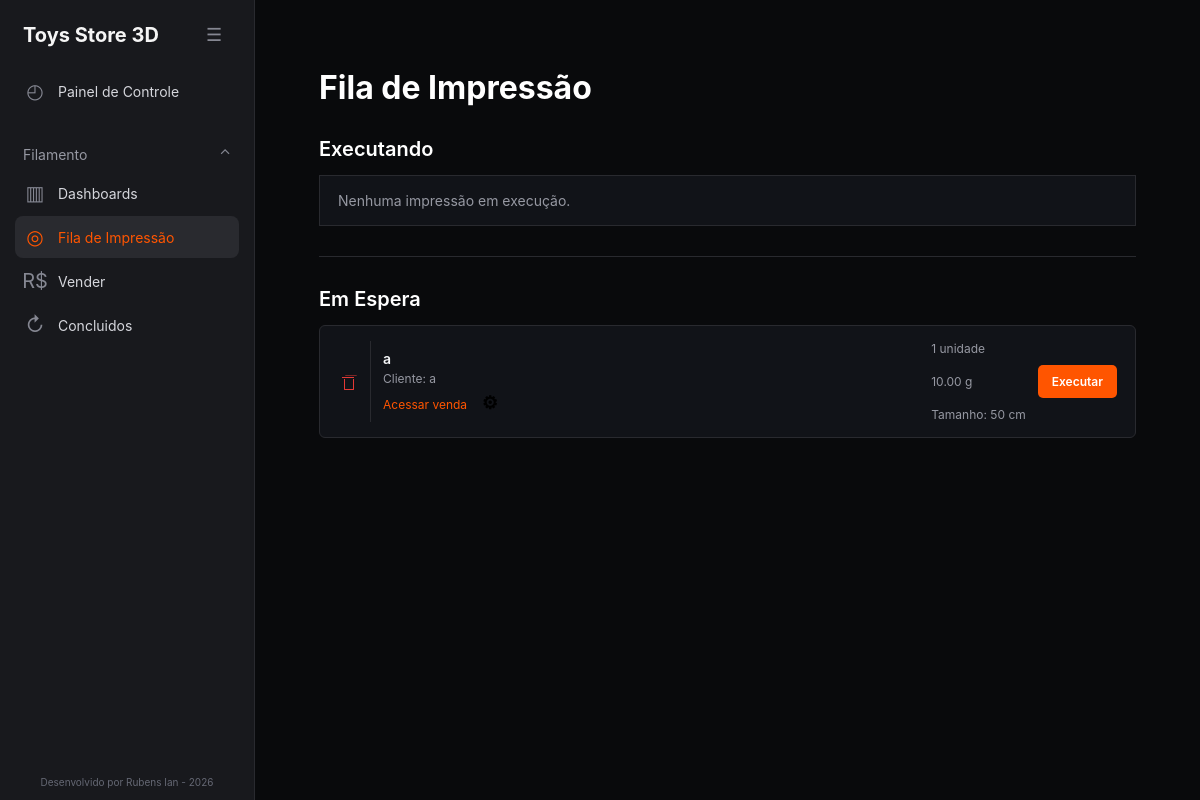
Page /filamento/fila/ (signed in) on the earlier database version.
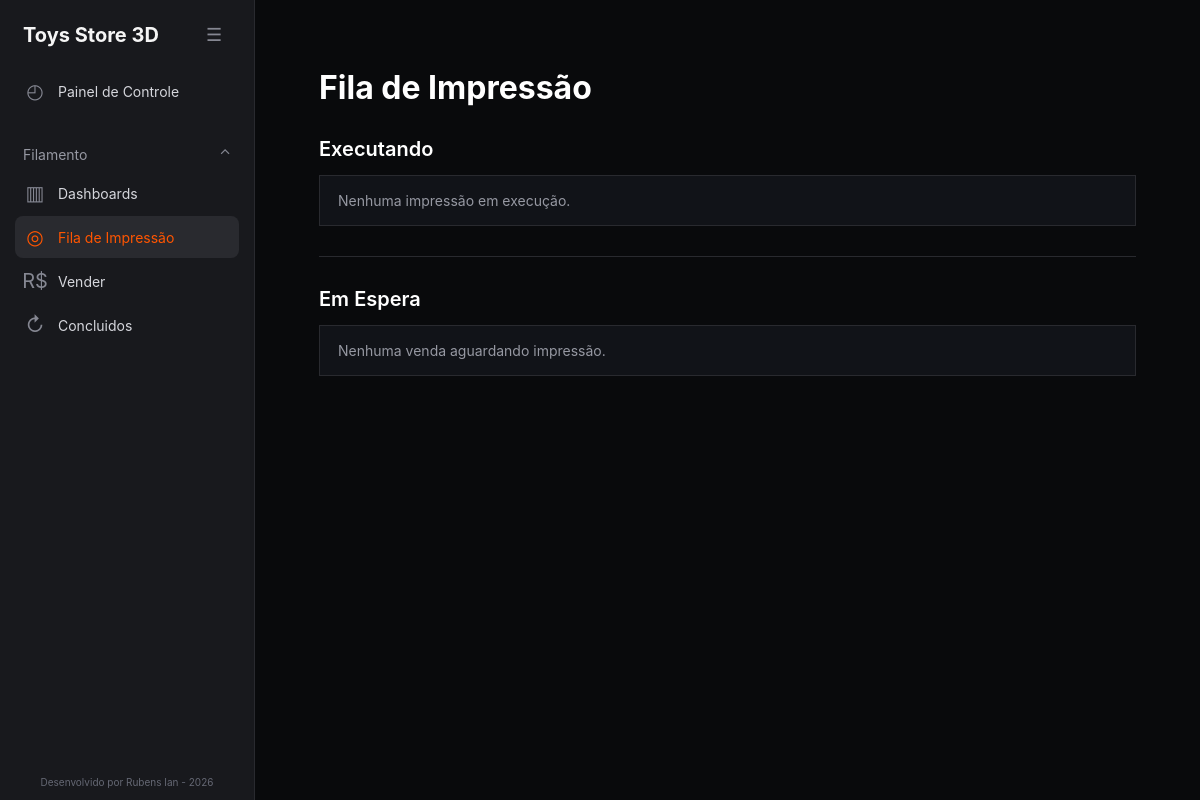
Same page on the later database version.
### gestaofilamento/models.py (models this page shows, shortened)
class Venda(models.Model):
    FILA_CHOICES = [
        ('espera', 'Espera'),
        ('executando', 'Executando'),
        ('pronto', 'Pronto'),
        ('entregue', 'Entregue'),
    ]
    PAGAMENTO_CHOICES = [
        ('pix', 'PIX'),
        ('dinheiro', 'Dinheiro'),
        ('cartao_credito', 'Cartão de Crédito'),
        ('cartao_debito', 'Cartão de Débito'),
        ('pendente', 'Pendente'),
    ]
    STATUS_CHOICES = [
        ('aberto', 'Aberto'),
        ('pago', 'Pago'),
        ('cancelado', 'Cancelado'),
    ]
    id = models.AutoField(primary_key=True)
    cliente = models.CharField(max_length=150)
    produto = models.CharField(max_length=200)
    quantidade = models.PositiveIntegerField(default=1)
    peso = models.DecimalField(
        max_digits=10,
        decimal_places=2,
        default=0
    )
    link = models.URLField(blank=True, null=True)
    tamanho = models.CharField(max_length=100, blank=True, null=True)
    custo = models.DecimalField(
        max_digits=10,
        decimal_places=2,
        default=0
    )
    valor = models.DecimalField(
        max_digits=10,
        decimal_places=2,
        default=0
    )
    valor_esperado = models.DecimalField(
        max_digits=10,
        decimal_places=2,
        default=0
    )
    lucro = models.DecimalField(
        max_digits=10,
        decimal_places=2,
        default=0
    )
    lucro_percentual = models.DecimalField(
        max_digits=10,
        decimal_places=2,
        default=0
    )
    fila = models.CharField(
        max_length=20,
        choices=FILA_CHOICES,
        default='espera'
    )
    pagamento = models.CharField(
        max_length=30,
        choices=PAGAMENTO_CHOICES,
        default='pendente'
    )
    status = models.CharField(
        max_length=20,
        choices=STATUS_CHOICES,
        default='aberto'
    )
    data = models.DateTimeField(auto_now_add=True)
    observacao = models.TextField(blank=True, null=True)

### gestaofilamento/views.py (the view, shortened to what this page needs)
# urls.py: path("fila/", views.fila, name="fila"),
@login_required
def fila(request):
    vendas_executando = Venda.objects.filter(fila='executando').order_by('data')
    vendas_em_espera = Venda.objects.filter(fila='espera').order_by('data')
    return render(request, 'filamento/filadeimpressao.html', {
        'vendas_executando': vendas_executando,
        'vendas_em_espera': vendas_em_espera,
    })

### templates/filamento/filadeimpressao.html (shortened to what the changed rows need)
<!DOCTYPE html>
{% load static %}
<html lang="pt-br">
<head>
    <link rel="stylesheet" href="{% static 'css/filamento/fila.css' %}">
</head>
<body>
    {% include "utilitys/sidebar.html" %}
    <main class="page-content">
        {% block content %}
        <section class="fila-pagina">
            <h1>Fila de Impressão</h1>
            <section class="fila-secao">
                <h2>Executando</h2>
            </section>
            <section class="fila-secao">
                <h2>Em Espera</h2>
                <div class="fila-itens">
                    {% for venda in vendas_em_espera %}
                    <article class="fila-item">
                        <form class="fila-form-excluir" method="post" onsubmit="return confirm('Excluir esta venda?');">
                            <button class="fila-botao-excluir" type="submit" aria-label="Excluir venda" title="Excluir venda"></button>
                        </form>
                        <div>
                            <strong>{{ venda.produto }}</strong>
                            <span>Cliente: {{ venda.cliente }}</span>
                            {% if venda.link %}
                            <a class="fila-link-venda" href="{{ venda.link }}" target="_blank" rel="noopener noreferrer">
                                Acessar venda
                            </a>
                            {% endif %}
                            <details class="fila-observacao{% if venda.observacao %} fila-observacao-com-texto{% endif %}">
                                <summary aria-label="Ver observação" title="Ver observação">&#9881;</summary>
                            </details>
                        </div>
                        <div class="fila-detalhes">
                            <span>{{ venda.quantidade }} unidade{{ venda.quantidade|pluralize }}</span>
                            <span>{{ venda.peso }} g</span>
                            {% if venda.tamanho %}
                            <span>Tamanho: {% if venda.tamanho == '0' or venda.tamanho == '0.0' or venda.tamanho == '0.00' %}Padrão{% elif 'cm' in venda.tamanho|lower %}{{ venda.tamanho }}{% else %}{{ venda.tamanho }} cm{% endif %}</span>
                            {% endif %}
                        </div>
                        <form method="post">
                            <button type="submit">Executar</button>
                        </form>
                    </article>
                    {% empty %}
                    <p class="fila-vazia">Nenhuma venda aguardando impressão.</p>
                    {% endfor %}
                </div>
            </section>
        </section>
        {% endblock %}
    </main>
</body>
</html>

Differences in the rows shown:
no longer on this page (row edited): Venda: produto "a", cliente "a", quantidade "1", peso "10.00", tamanho "50"
Other differences:
text now shown: "Nenhuma venda aguardando impressão."
